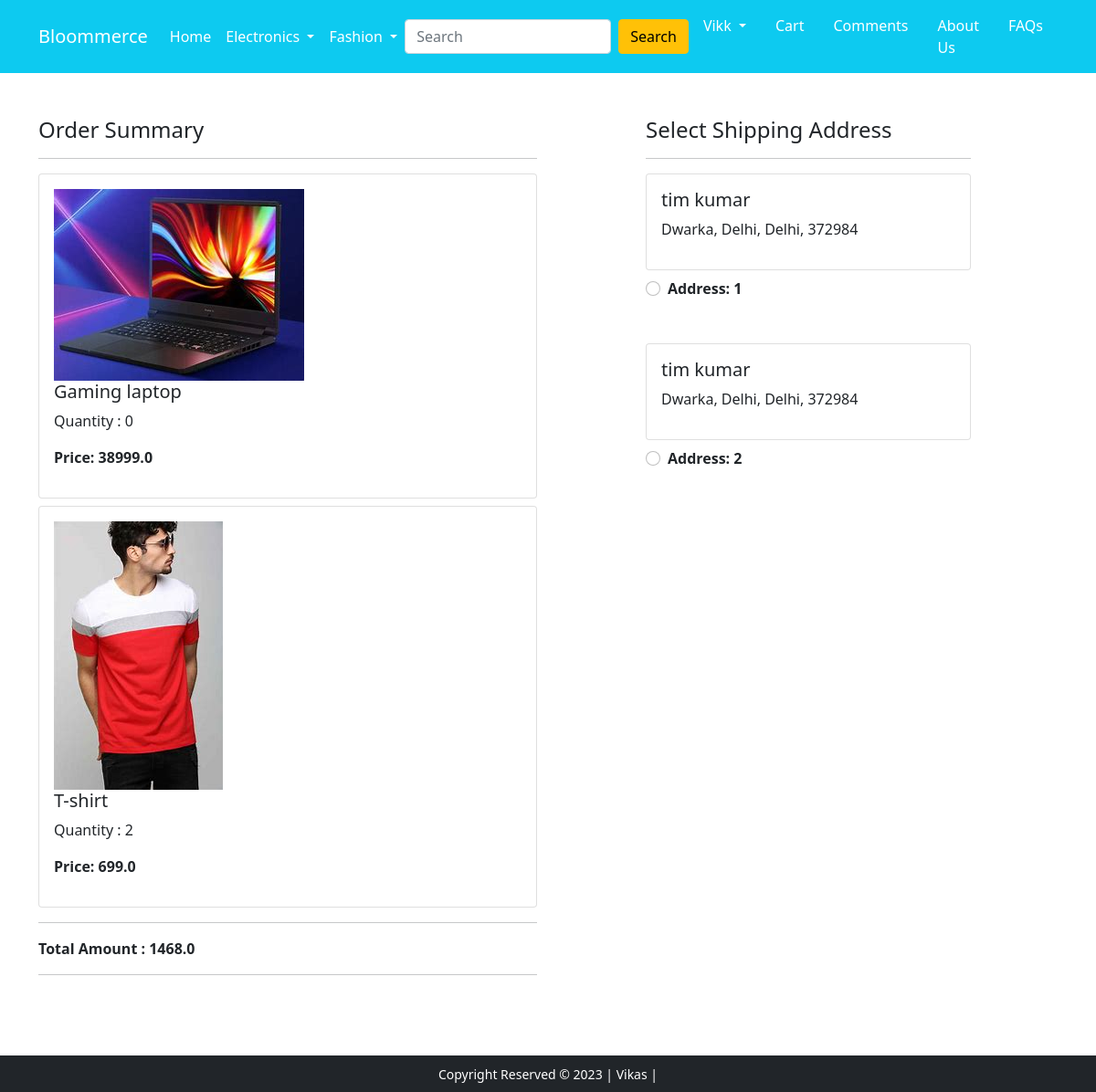
/checkout/ (signed in), run on the app's committed database.
### app/models.py (models this page shows, shortened)
class Cart(models.Model):
    user = models.ForeignKey(User, on_delete=models.CASCADE)
    product = models.ForeignKey(Product, on_delete=models.CASCADE)
    quantity = models.PositiveIntegerField(default=1)

class Product(models.Model):
    user = models.ForeignKey(User, on_delete=models.CASCADE, null=True)
    title = models.CharField(max_length=100)
    price = models.FloatField()
    discount_price = models.FloatField()
    description = models.TextField()
    brand = models.CharField(max_length=100)
    category = models.CharField(choices=CATEGORY_CHOICES, max_length=30)
    product_image = models.ImageField(upload_to='productimg')

class Customer(models.Model):
    user = models.ForeignKey(User, on_delete=models.CASCADE)
    name = models.CharField(max_length=100)
    locality = models.CharField(max_length=100)
    city = models.CharField(max_length=40)
    zip_code = models.IntegerField()
    state = models.CharField(choices=STATE_CHOICES, max_length=50)

### app/views.py (the view)
# urls.py: path('checkout/', views.checkout, name='checkout'),
@login_required(login_url='/accounts/login')
def checkout(request):
    user = request.user
    add = Customer.objects.filter(user=user)
    items = Cart.objects.filter(user=user)
    amount = 0.0
    shiping = 70.0
    cart_product = [p for p in Cart.objects.all() if p.user == user]
    if cart_product:
        for p in cart_product:
            tempamount = p.quantity * p.product.price
            amount += tempamount
            totalamount = shiping + amount
        return render(request, 'app/checkout.html', {'add':add, 'items':items, 'totalamount':totalamount})
    return render(request, 'app/checkout.html')

### app/templates/app/checkout.html (shortened to what this page needs)
{% extends 'app/base.html' %}
{% load static %}
{% block main-content %}
<div class="container">
  <div class="row mt-5">
    <div class="col-sm-6">
      <h4>Order Summary</h4>
      <hr>
      {% for item in items %}
      <div class="card mb-2">
        <div class="card-body">
          <img src="{{ item.product.product_image.url }}" alt="">
          <h5>{{item.product.title}}</h5>
          <p>Quantity : {{item.quantity}}</p>
          <p class="fw-bold">Price: {{item.product.price}}</p>
        </div>
      </div>
      {% endfor %}
      <hr>
        <div>
          <span class="text-center"><b>Total Amount : {{totalamount}}</b></span>
        </div>
        <hr>
        <br>
    </div>
    <div class="col-sm-4 offset-sm-1">
      <h4>Select Shipping Address</h4>
      <hr>
      <form action="/paymentdone/" id="myform">
        {% for ad in add %}
        <div class="card">
          <div class="card-body">
            <h5>{{ ad.name }}</h5>
            <p>{{ ad.locality }}, {{ ad.city }}, {{ ad.state }}, {{ ad.zip_code }}</p>
          </div>
        </div>
        <div class="form-check mt-2 mb-5">
          <input class="form-check-input" type="radio" name="custid" id="custid {{ forloop.counter }}" value="{{ad.id}}">
          <label class="form-check-label fw-bold" for="">
            Address: {{forloop.counter}} </label>
        </div>
        {% endfor %}
      </form>
    </div>
  </div>
</div>
{% endblock main-content %}

### app/templates/app/base.html (shortened to what this page needs)
<!doctype html>
{% load static %}
<html lang="en">
  <head>
    <link href="https://cdn.jsdelivr.net/npm/bootstrap@5.0.0-beta1/dist/css/bootstrap.min.css" rel="stylesheet">
    <link rel="stylesheet" href="{% static 'app/css/owl.carousel.min.css' %}">
    <link rel="stylesheet" href="{% static 'app/css/all.min.css' %}">
    <link rel="stylesheet" href="{% static 'app/css/style.css' %}">
  </head>
  <body>
    <nav class="navbar navbar-expand-lg navbar-dark bg-info">
     <div class="container">
       <a class="navbar-brand" href="/">Bloommerce</a>
       <div class="collapse navbar-collapse" id="navbarSupportedContent">
         <ul class="navbar-nav me-auto mb-2 mb-lg-0">
           <li class="nav-item">
             <a class="nav-link active" aria-current="page" href="/">Home</a>
           </li>
           <li class="nav-item dropdown">
             <a class="nav-link dropdown-toggle text-white" href="#" id="electronicsDropdown" role="button" data-bs-toggle="dropdown" aria-expanded="false">
               Electronics
             </a>
           </li>
           <li class="nav-item dropdown">
             <a class="nav-link dropdown-toggle text-white" href="#" id="fashionDropdown" role="button" data-bs-toggle="dropdown" aria-expanded="false">
               Fashion
             </a>
           </li>
         </ul>
         <form class="d-flex" action="{% url 'search' %}" method="get">
           <input class="form-control me-2" name="query" id="query" type="search" placeholder="Search" aria-label="Search">
           <button class="btn btn-warning" type="submit">Search</button>
         </form>
         <div>
          <ul class="navbar-nav me-auto mb-2 mb-lg-0">
            {% if request.user.is_authenticated %}
            <li class="nav-item dropdown mx-2">
                <a class="nav-link dropdown-toggle text-white" href="#" id="profileDropdown" role="button" data-bs-toggle="dropdown" aria-expanded="false">
                    {{ request.user.username|capfirst }}
                </a>
            </li>
            <li class="nav-item mx-2">
                <a href="{% url 'cart' %}" class="nav-link text-white"> Cart </a>
            </li>
            <li class="nav-item mx-2">
                <a href="{% url 'comment' %}" class="nav-link text-white">Comments</a>
            </li>
            {% endif %}
            <li class="nav-item mx-2">
              <a href="{% url 'about' %}" class="nav-link text-white">About Us</a>
            </li>
            <li class="nav-item mx-2">
              <a href="{% url 'faqs' %}" class="nav-link text-white">FAQs</a>
            </li>
          </ul>
         </div>
       </div>
     </div>
    </nav>
    {% block main-content %} {% endblock main-content %}
    <footer class="container-fluid bg-dark text-center p-2 mt-5">
        <small class="text-white">Copyright Reserved &copy; 2023 | Vikas | </small>
    </footer>
  </body>
</html>

### data on the page
Cart: product.product_image (picture), product "Gaming laptop", quantity "0", product.price "38999.0"
Cart: product.product_image (picture), product "T-shirt", quantity "2", product.price "699.0"
Customer: name "tim kumar", locality "Dwarka", city "Delhi", state "Delhi", zip_code "372984"
Customer: name "tim kumar", locality "Dwarka", city "Delhi", state "Delhi", zip_code "372984"

### other printed values
{{ request.user.username|capfirst }} "Vikk"
{{ totalamount }} "1468.0"
